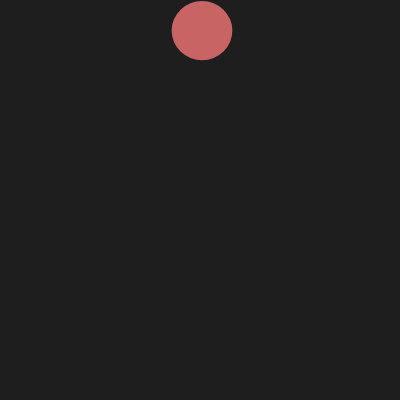
Frame 1 (no input)
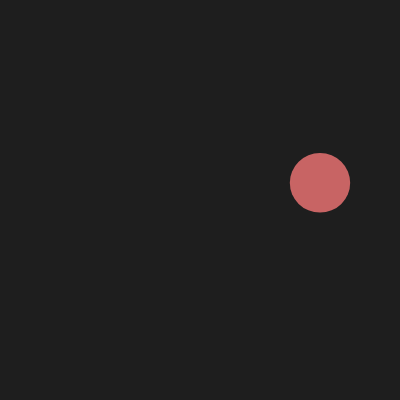
Frame 60 (no input)
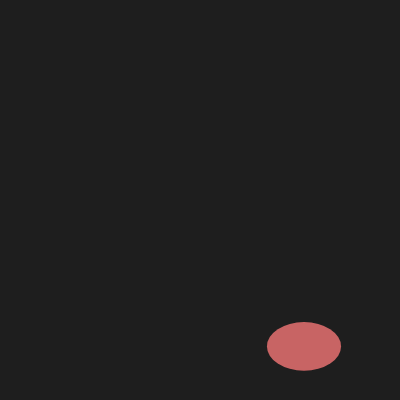
Frame 120 (the mouse pressed at the canvas centre since frame 60)

The p5.js sketch that drew these frames (run headless with seeded random() and noise() and a simulated clock; from frame 60 on, the mouse is pressed at the canvas centre):

// p5.js sketch
// ── sketch.js
// sketch.js with squash-stretch

let x, y;
let vx, vy;
const gravity = 0.6;
const damping = 0.75;
const radius = 30;

function setup() {
  createCanvas(400, 400);
  x = width / 2;
  y = radius;
  vx = 2;
  vy = 0;
}

function draw() {
  background(30);

  // Update physics
  vy += gravity;
  x += vx;
  y += vy;

  // Bounce off bottom
  if (y + radius > height) {
    y = height - radius;
    // before reversing vy, capture impact speed for squash
    let impactSpeed = vy;
    vy = -vy * damping;
    // You might store impactSpeed to control squash intensity, but here we use transient in rendering below.
  }
  // Bounce sides
  if (x + radius > width || x - radius < 0) {
    vx = -vx;
  }

  // Compute squash/stretch factor based on vertical velocity
  // Map vy to a scale factor: when |vy| is large (fast), more stretch; near zero (top of arc), near normal shape.
  // Here we use a simple mapping: scale between 0.7 and 1.3 depending on vy.
  let maxStretch = 1.3;
  let maxSquash = 0.7; // when hitting ground
  // Map vy (which can be large positive or negative) to a value between squash and stretch.
  // For simplicity, we clamp vy to a range:
  let v = constrain( vy, -15, 15 ); // tune this range for your gravity/speed
  // Normalize: -15..15 → -1..1
  let norm = map(v, -15, 15, -1, 1);
  // If norm<0 (going up fast), elongate vertically (stretch): scaleY > 1
  // If norm>0 (falling fast), squash on impact: scaleY < 1
  // We'll invert for visual: falling (vy positive) → squash, rising (vy negative) → stretch.
  let scaleY = map(norm, -1, 1, maxStretch, maxSquash);
  let scaleX = 1 / scaleY; // to roughly conserve volume
  
  // Draw squashed/stretched ball:
  push();
  translate(x, y);
  scale(scaleX, scaleY);
  fill(200, 100, 100);
  noStroke();
  circle(0, 0, radius * 2);
  pop();
}
// ── my_portfolio.html
<!DOCTYPE html>
<html lang="en">
    <head>
        <meta charset="UTF-8">
        <meta name="viewport" content="width=device-width, initial-scale=1">
        <title> Edafe Ogege | Full Stack Web Developer</title>
        <link rel="icon" href="pic.png">
        <script defer="defer" src="main.e7c7970a12833611eb02.js"></script>
        <link href="main.40f27e161ba829c32fbb.css" rel="stylesheet">
    </head>
    
     <body>
    <!-- SVG sprite for reuse -->
    <svg xmlns="http://www.w3.org/2000/svg" style="display: none;">
        <symbol id="icon-arrow-right" viewBox="0 0 24 24">
            <path d="M11.293 5.707l5.293 5.293h-11.586c-0.552 0-1 0.448-1 1s0.448 1 1 1h11.586l-5.293 5.293c-0.391 0.391-0.391 1.024 0 1.414s1.024 0.391 1.414 0l7-7c0.092-0.092 0.166-0.202 0.217-0.324 0.101-0.245 0.101-0.521 0-0.766-0.049-0.118-0.121-0.228-0.217-0.324l-7-7c-0.391-0.391-1.024-0.391-1.414 0s-0.391 1.024 0 1.414z"/>
        </symbol>
    </svg>

    <div class="zero" id="zero">
      <div class="canvas">
            <canvas class="connecting-dots" width="952" height="897" style="display: block;"></canvas>
        </div>
      <div class="heading">
          <div class="heading__line-1">
            Hello, I’m <span>Edafe</span>.
          </div>
            <div class="heading__line-2">I’m a full stack web developer.</div>
                <a href="#about" class="heading__link">
            <div class="heading-cta">
             view my work
                 <svg class="heading__arrow" aria-hidden="true">
                    <use href="#icon-arrow-right"></use>
                </svg>
          </div>
        </a>
      </div>
    </div>
  </body>
</html>
